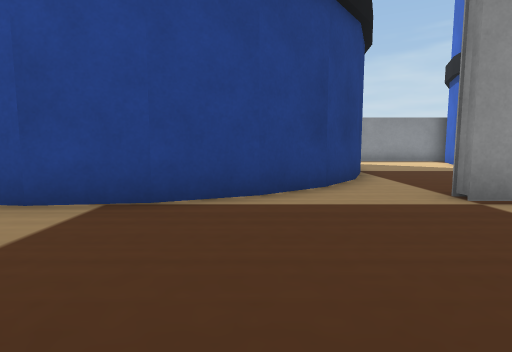
View 1 (above)

20 first-person views from a walk through a robot-simulator world made for Webots. The camera is 0.04 m above the floor, tilts 6° down and sees 80° across. The floor is counted in squares, 0.05 m on a side. Each view is taken from the middle of a square. On the plan, view 1 faces up. The plan holds only what a view shows up to about 10 squares ahead; the rest is blank. The robots in the file are not drawn. Webots' stock objects and surfaces are drawn as simple stand-ins.

View 2
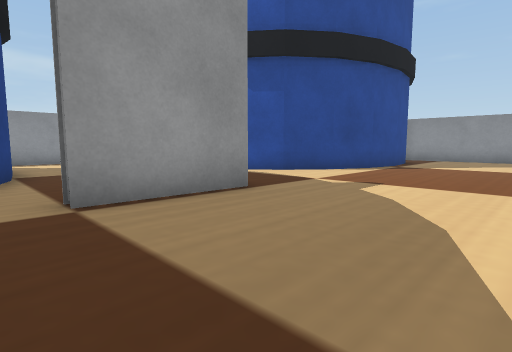

View 3
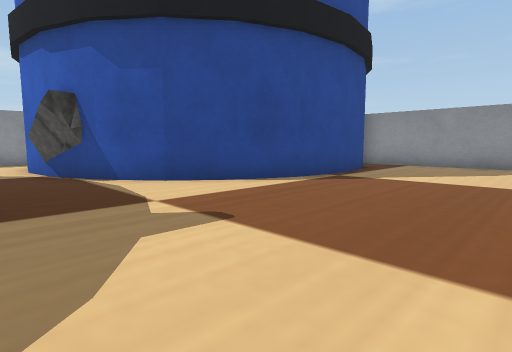

View 4
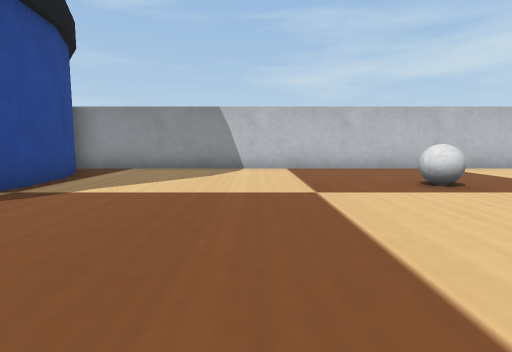

View 5
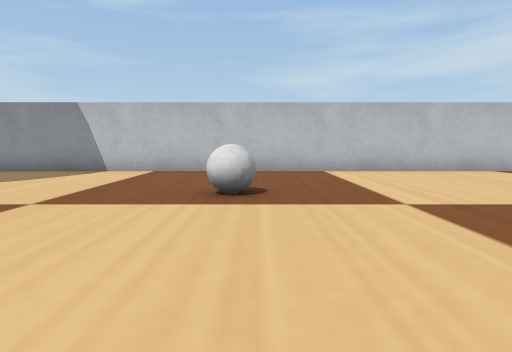

View 6
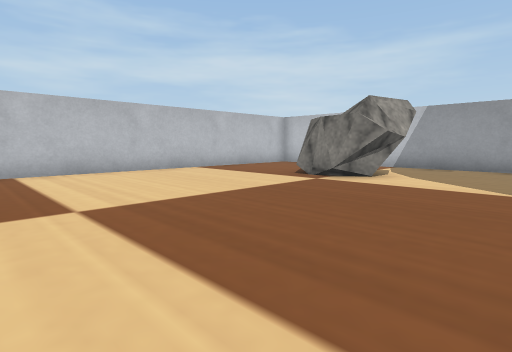

View 7
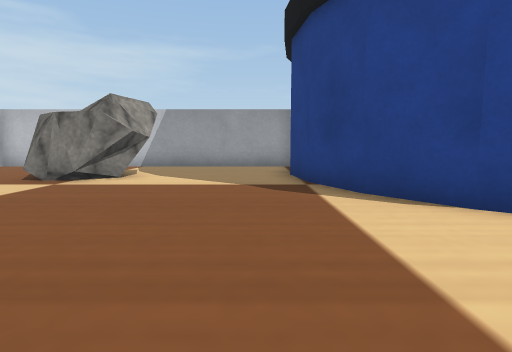

View 8
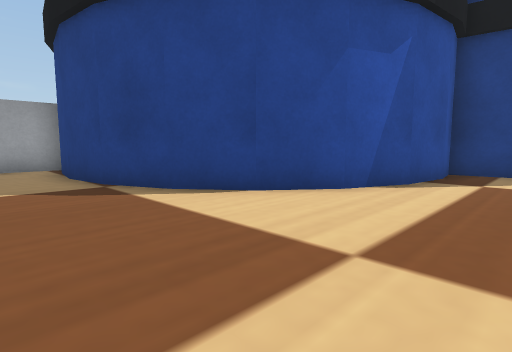

View 9
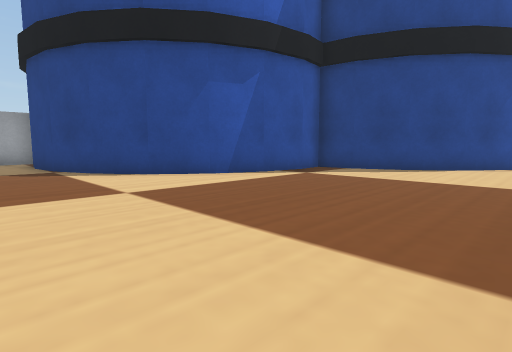

View 10
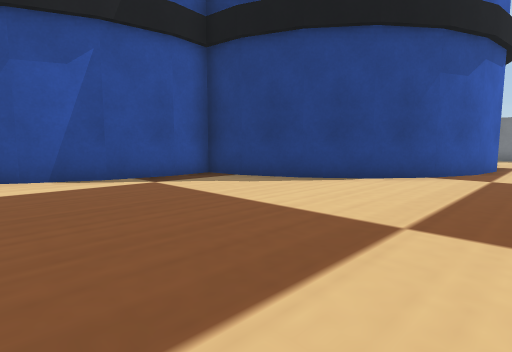

View 11
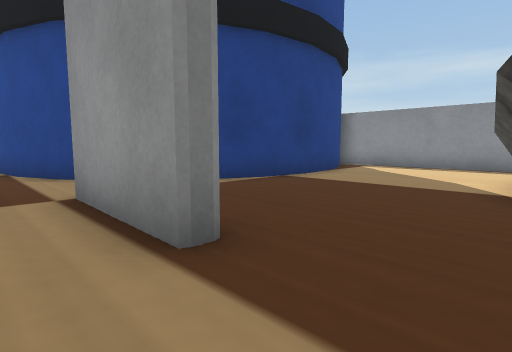

View 12
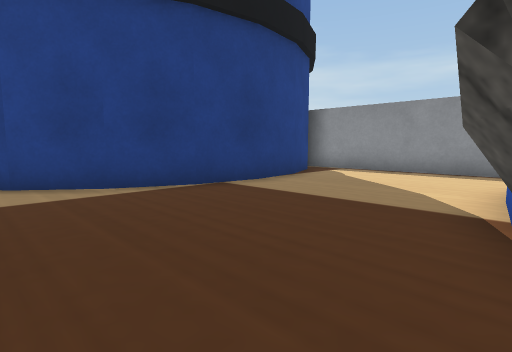

View 13
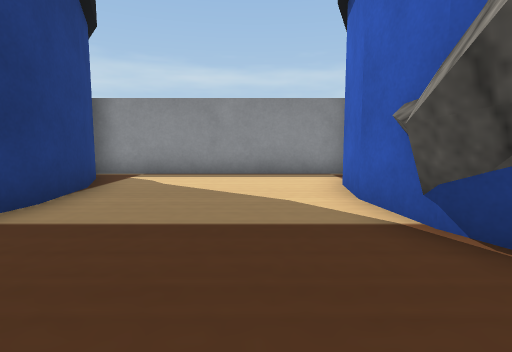

View 14
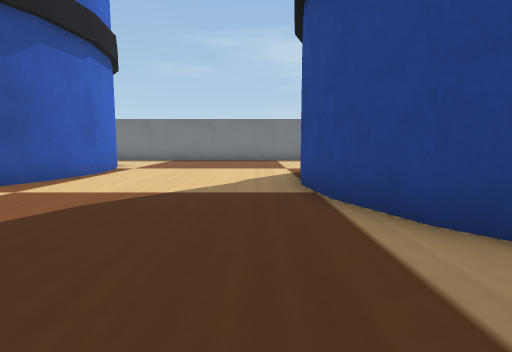

View 15
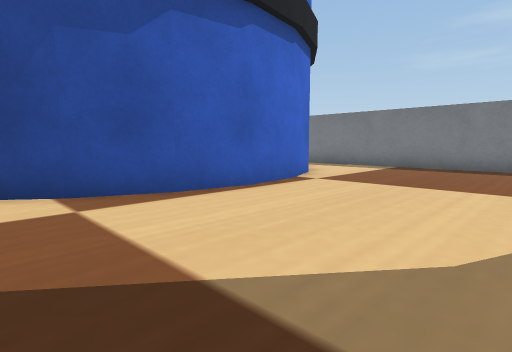

View 16
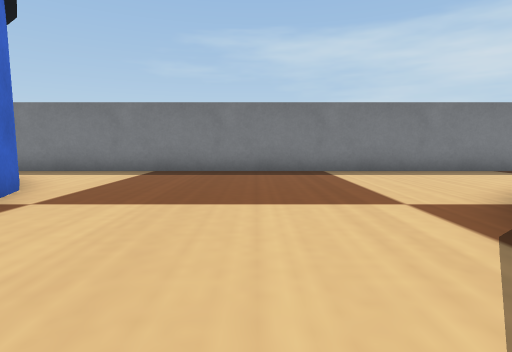

View 17
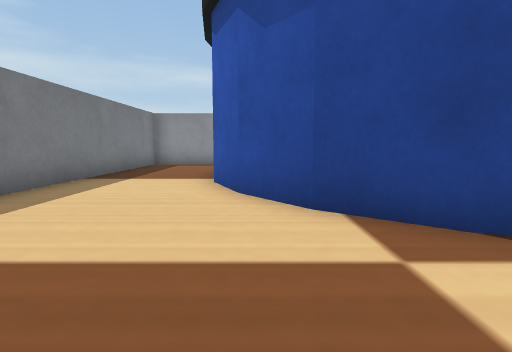

View 18
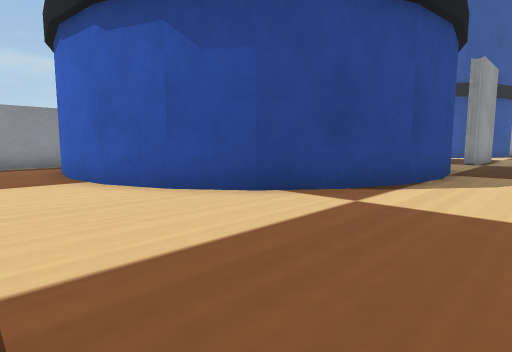

View 19
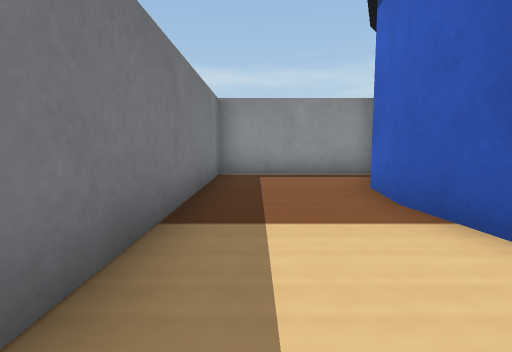

View 20
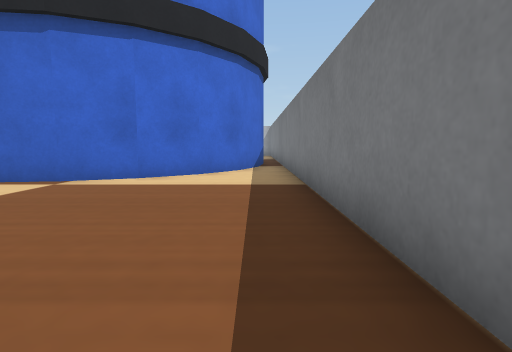

### Floor plan
Key: @ floor where view 1 was taken; # wall or solid block; . floor; B barrel; K book; G grey ball; R rock.
Columns run from 12 left of view 1 to 18 right of it. Each row starts with its distance up from view 1.
 14 #####         #######
 13 #...B         B.....B
 12 #..B           B....B
 11 #..B           B....B
 10 #..B           B....B
  9 #..B           B...##
  8 #..BB         BB...##
  7 #...B         B.....BB
  6 #...BB       BB......BB       #
  5 #....BBB   BBB.K  ....BBBB BBB#
  4 #......BBBBB...KKKK......BBB..#
  3 #.............................#
  2 #.............................#
  1 #.............................#
  0 #...........@.................#
 -1 #.....BBB.....................#
 -2 #...BBB BBB...................#
 -3 #.BB      BB..............G...#
 -4 #.B        BB.............G...#
 -5 #B          B.................#
 -6             BB................#
 -7              BBBB.............#
 -8                 BBB...........#
 -9                   BB..........#
-10                    B..........#
-11                    BB.........#
-12                     B...RRR.. #
-13                     B...R  ..
-14                     B...R
-15                     B.....
-16                     ######

Positions as (right, up) in squares from view 1, and headings:
1: (0, 0), facing up
2: (2, 0), facing up-right
3: (6, 0), facing up-right
4: (8, 0), facing right
5: (9, -4), facing right
6: (9, -5), facing down-right
7: (9, -5), facing down
8: (10, -5), facing down-left
9: (10, -1), facing down-left
10: (6, 0), facing down-left
11: (8, 3), facing up-left
12: (8, 5), facing up-left
13: (6, 6), facing up
14: (3, 3), facing left
15: (-1, 3), facing down-left
16: (-3, 2), facing left
17: (-8, 2), facing up
18: (-11, 2), facing up-right
19: (-11, 6), facing up
20: (-11, 5), facing down
